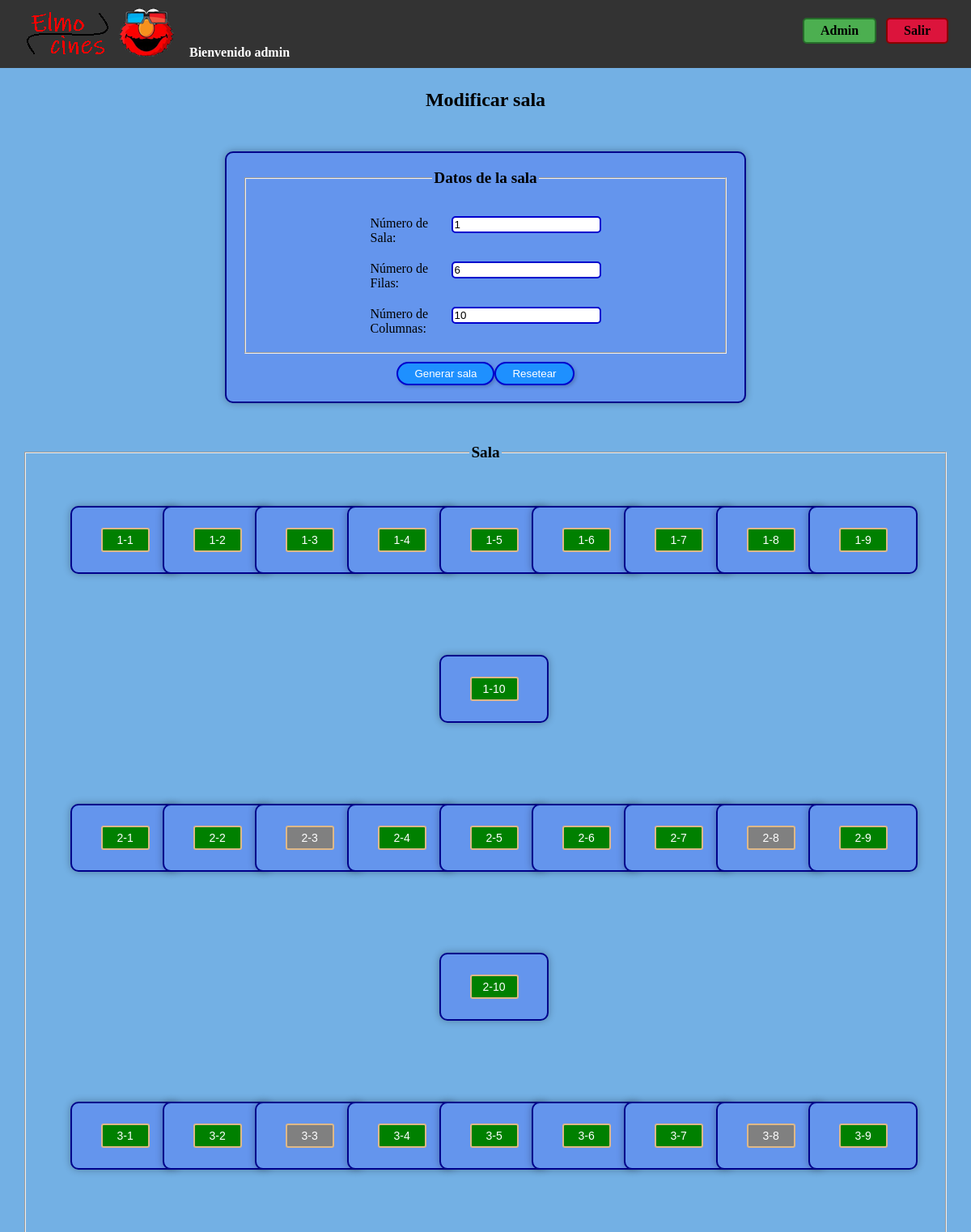
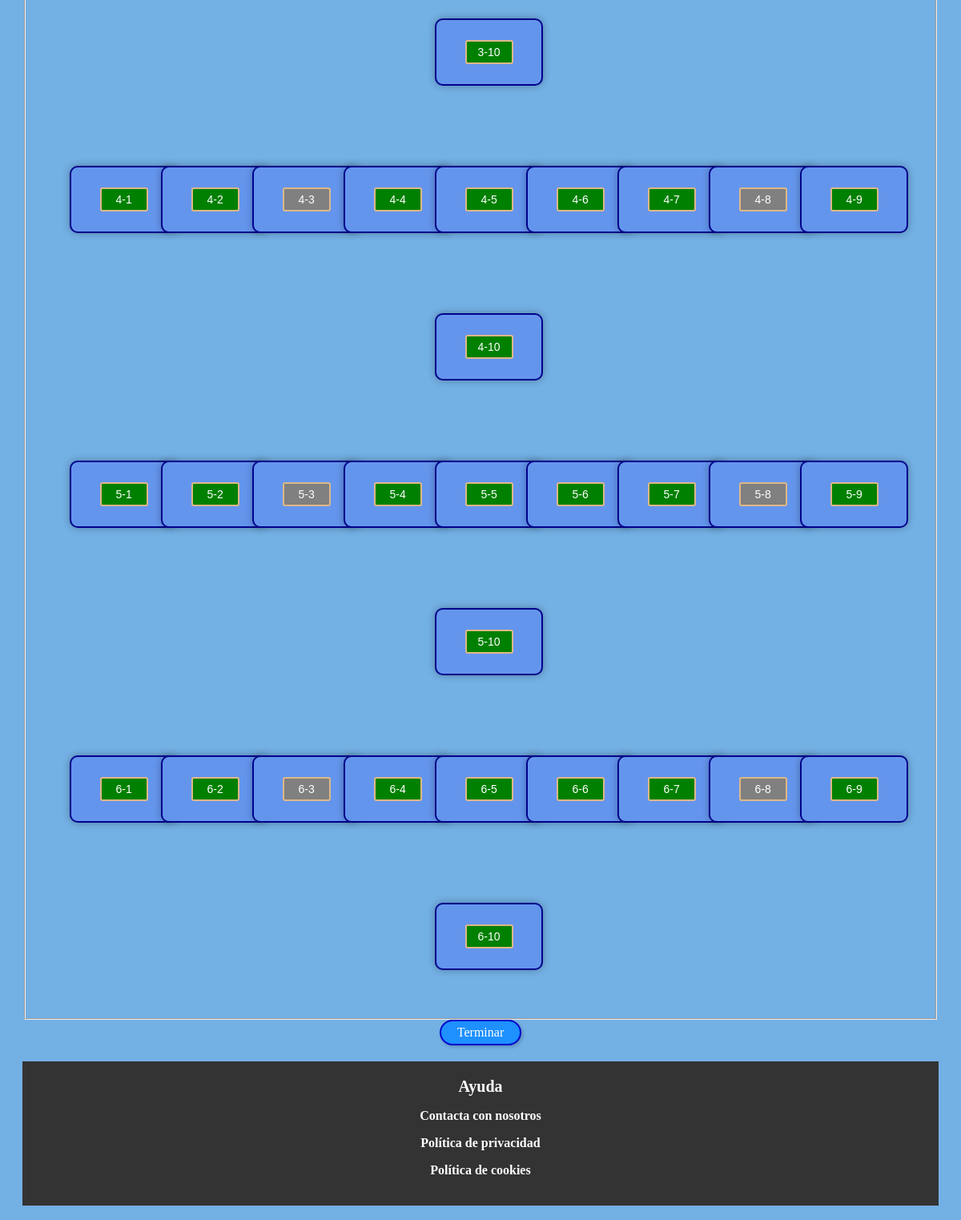
Screenshot of /pagina/administracion/sala/modificarSala.php?id=1 (signed in) with the database file from the repository (2 pictures, top to bottom).
### tables this page shows
CREATE TABLE `salas` (
  `Id` int(50) UNSIGNED NOT NULL,
  `Num_sala` int(2) UNSIGNED NOT NULL,
  `Num_filas` int(3) NOT NULL,
  `Num_columnas` int(3) NOT NULL,
  `Butacas` longtext NOT NULL CHECK (json_valid(`Butacas`))
);

### includes/logica/salas.php (called while the page is built, shortened)
<?php
    class salas {
        private $num_sala;
        private $num_filas;
        private $num_columnas;
        private $butacas;
        private function __construct($num_sala, $num_filas, $num_columnas, $butacas = null, $id = null) {
            $this->num_sala = $num_sala;
            $this->num_filas = $num_filas;
            $this->num_columnas = $num_columnas;
            $this->butacas = $butacas;
        }
        public static function buscar($id) {
            $conn = aplicacion::getInstance()->getConexionBd();
            $query = sprintf("SELECT * FROM salas WHERE id = '%s'", $conn->real_escape_string($id));
            $rs = $conn->query($query);
            if ($rs) {
                $sala = $rs->fetch_assoc();
                if ($sala) {
                    $id = $sala['Id'];
                    $num_sala = $sala['Num_sala'];
                    $num_filas = $sala['Num_filas'];
                    $num_columnas = $sala['Num_columnas'];
                    $butacas = json_decode($sala['Butacas'], true);
                    $sala = new salas($num_sala, $num_filas, $num_columnas, $butacas, $id);
                    return $sala;
                }
            } else {
                error_log("Error BD ({$conn->errno}): {$conn->error}");
            }
            return null;
        }
        public function getNumSala () {
            return $this->num_sala;
        }
        public function getNumFilas () {
            return $this->num_filas;
        }
        public function getNumColumnas () {
            return $this->num_columnas;
        }
        public function devolverAsiento($id) {
            if (array_key_exists($id, $this->butacas)) {
                return $this->butacas[$id]["estado"];
            }
            else {
                echo "Error al devolver el asiento con id " . $id;
                exit();
            }
        }
    }

### includes/logica/formularioButaca.php (the view, shortened to what this page needs)
<?php
    class formularioButaca extends formulario {
        private $estado;
        private $fila;
        private $columna;
        public function __construct($sala, $fila, $columna) {
            $this->sala = $sala;
            $this->fila = $fila;
            $this->columna = $columna;
            $this->id = ($this->fila - 1) * $this->sala->getNumColumnas() + $this->columna;
            $this->estado = $this->sala->devolverAsiento($this->id);
        }
        public function generaCamposFormulario(&$datos) {
            return "<button type = 'submit' name = 'butaca' class = 'botonButaca' value =
                {$this->estado}>{$this->fila}-{$this->columna}</button>";
        }
    }

### includes/logica/formularioSala.php (shortened to what this page needs)
<?php
    class formularioSala extends formulario {
        private $sala;
        public function __construct($idSala = null) {
            $this->sala = $idSala != null ? salas::buscar($idSala) : null;
        }
        public function generaCamposFormulario(&$datos) {
            if ($this->sala) {
                $num_sala = $this->sala->getNumSala();
                $num_filas = $this->sala->getNumFilas();
                $num_columnas = $this->sala->getNumColumnas();
            }
            $num_sala = $datos['num_sala'] ?? $num_sala ?? '';
            $num_filas = $datos['num_filas'] ?? $num_filas ?? '';
            $num_columnas = $datos['num_columnas'] ?? $num_columnas ?? '';
            $html = <<<EOS
                <fieldset>
                    <legend>Datos de la sala</legend>
                    <div>
            EOS;
            $html .= $this->mostrarErroresGlobales();
            $html .= <<<EOS
                    </div>
                    <div>
                        <label for = "num_sala">Número de Sala: </label>
                        <input id = "num_sala" type = "text" name = "num_sala" value = "$num_sala" />
            EOS;
            $html .= $this->mostrarError('num_sala');
            $html .= <<<EOS
                    </div>
                    <div>
                        <label for = "num_filas">Número de Filas: </label>
                        <input id = "num_filas" type = "text" name = "num_filas" value = "$num_filas" />
            EOS;
            $html.= $this->mostrarError('num_filas');
            $html .= <<<EOS
                    </div>
                    <div>
                        <label for = "num_columnas">Número de Columnas: </label>
                        <input id = "num_columnas" type = "text" name = "num_columnas" value = "$num_columnas" />
            EOS;
            $html .= $this->mostrarError('num_columnas');
            $html .= <<<EOS
                    </div>
                </fieldset>
                <div>
                    <button type = "submit" name = "sala" class="botonFormulario">Generar sala</button>
                    <button type = "reset" name = "borrar" class="botonFormulario">Resetear</button>
                </div>
            EOS;
            return $html;
        }
    }

### includes/vistas/css/estilo.css (style rules this page uses)
body { margin-top: 60px; background-color:rgb(115, 176, 228); color: black; padding: 10px 20px; }
.Formulario div { display: flex; justify-content: center; align-items: flex-start; margin-top: 10px; }
.Formulario div label { width: 100px; text-align: left; margin-bottom: 10px; }
.Formulario legend { font-weight: bold; font-size: 1.2em; margin-bottom: 10px; }
.Formulario input { border: 2px solid mediumblue; border-radius: 5px; }
.botonFormulario { display: inline-block; padding: 5px 20px; text-decoration: none; color: white; background-color: dodgerblue; border-radius: 100px; border: 2px solid mediumblue; box-shadow: 2px 2px 4px rgba(0, 0, 0, 0.2); transition: background-color 0.3s ease; cursor: pointer; }
.botonButaca { margin: 5px; padding: 5px 10px; width: 60px; height: 30px; color: #333; border: 2px solid burlywood; border-radius: 3px; font-size: 14px; transition: background-color 0.3s ease; background-color: bisque; cursor: pointer; }
.crearSala button { padding: 5px 10px; width: 60px; height: 30px; color: #333; font-size: 14px; cursor: pointer; }
legend { font-weight: bold; font-size: larger; }
.botonButaca[type="submit"][value="nulo"] { background-color: grey; color: white; }
.botonButaca[type="submit"][value="disponible"] { background-color: green; color: white; }

### rows the page displays
salas: num_sala "1", num_filas "6", num_columnas "10"

### other values shown
$_SESSION["nombre"] "admin"
$this->fila "1"
$this->columna "1"
$this->columna "2"
$this->columna "3"
$this->columna "4"
$this->columna "5"
$this->columna "6"
$this->columna "7"
$this->columna "8"
$this->columna "9"
$this->columna "10"
$this->fila "2"
$this->fila "3"
$this->fila "4"
